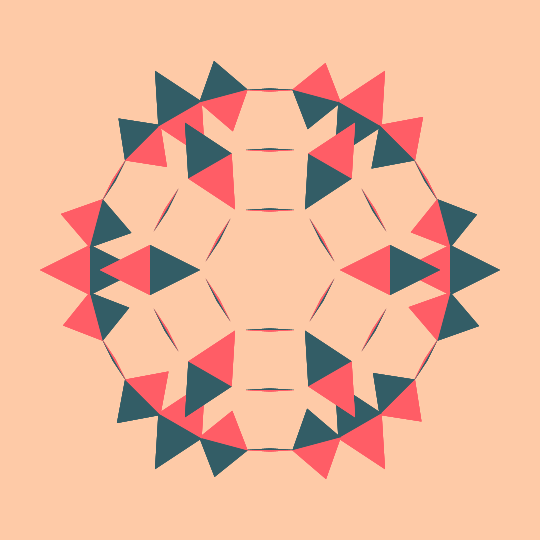
Frame 1 (no input)
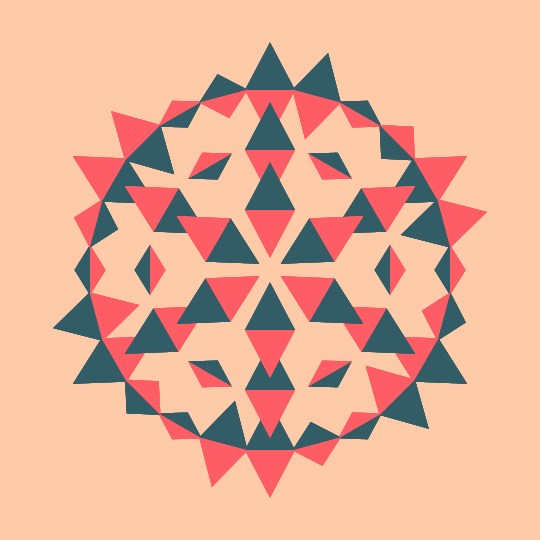
Frame 60 (the mouse pressed at the canvas centre just before this capture)
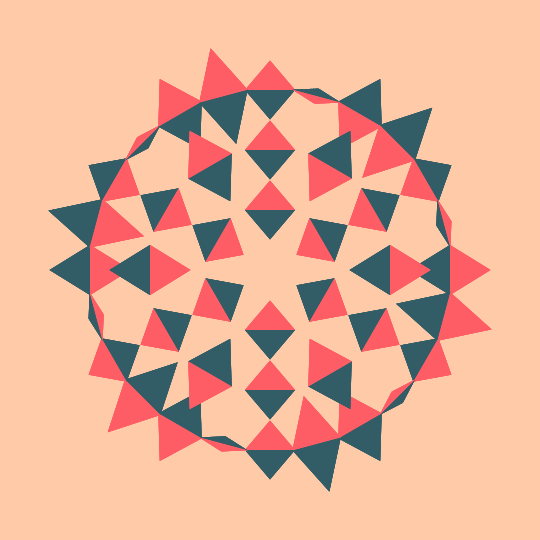
Frame 120 (the mouse held since frame 60 and released just before this capture)

The Processing sketch that drew these frames (run headless with seeded random() and noise(); from frame 60 on, the mouse is pressed at the canvas centre):

// Processing sketch: sketch_161008
// ── sketch_161008.pde
float t;
float theta;
float space = 25; /* space for the triangles */
float numb = 2; /* number of shapes */
int maxFrameCount = 200; /* how fast is goes */
int radius = 120; /* radius of the start (outer) circle */

void setup() {
  size(540, 540);
  background(238);
  noStroke();
}

void draw() {
  background(#FECAA7);
  translate(width/2, height/2);  
  
  t = (float)frameCount/maxFrameCount;
  theta = TWO_PI*t;
  rotate(HALF_PI*3);

/* I just added 3 times a circle of shapes, could be done better  */
/* first ring */
  for (int i = 0; i < 360; i += 15) {
    float angle = radians(i);
    float x =  (cos(angle) * radius*1.5);
    float y =  (sin(angle) * radius*1.5);
   
   shape(x,y,HALF_PI+(radians(i)));
  }

/* middle ring */
  for (int i = 0; i < 360; i += 30) {
    float angle = radians(i);
    float x =  (cos(angle) * radius);
    float y =  (sin(angle) * radius);
   
    shape(x,y,HALF_PI+(radians(i)));
  }

/* inner ring */
  for (int i = 0; i < 360; i += 60) {
    float angle = radians(i);
    float x =  (cos(angle) * radius/2);
    float y =  (sin(angle) * radius/2);
   
    shape(x,y,HALF_PI+(radians(i)));
  }

 }


void shape(float xpos,float ypos, float a){
  pushMatrix();
  translate(xpos,ypos);

  rotate(a); /* rotate the shapes around the center */

    for ( int x= -25; x <= 26; x += 50) {
      for (int y= -25; y <= 26; y += 50) {

        for (int i=0; i<=numb-1; i++) {

          float offSet = (TWO_PI/numb*i)+(a*3); 
          float offSet2 = offSet*2; 
          float pos1 = map(cos(-theta+offSet), -1, 1, -50, 50);

          /* modulo for two colors */
          if (i % 2 == 0) {
          fill(#335D66);
          } else{
          fill(#FF5D66);
          }
    
          triangle(0-space,0,0,0+pos1,0+space,0);      
      }
    }
  }
  
  popMatrix();
  
}
